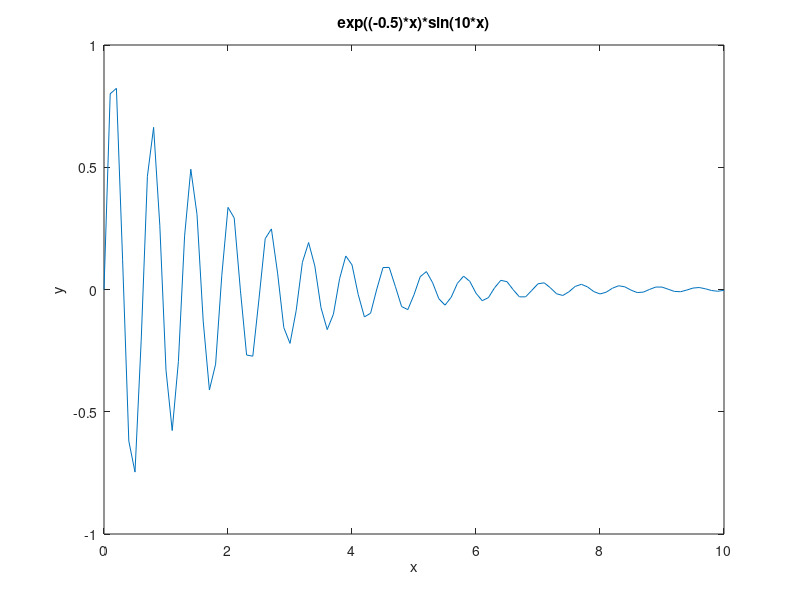

Write the MATLAB code that produced this figure.
clc;
clear;
x = [0:0.1:10];
y = (exp((-0.5).*x).*sin(10.*x));
plot(x, y);
title("exp((-0.5)*x)*sin(10*x)");
ylabel("y");
xlabel("x");